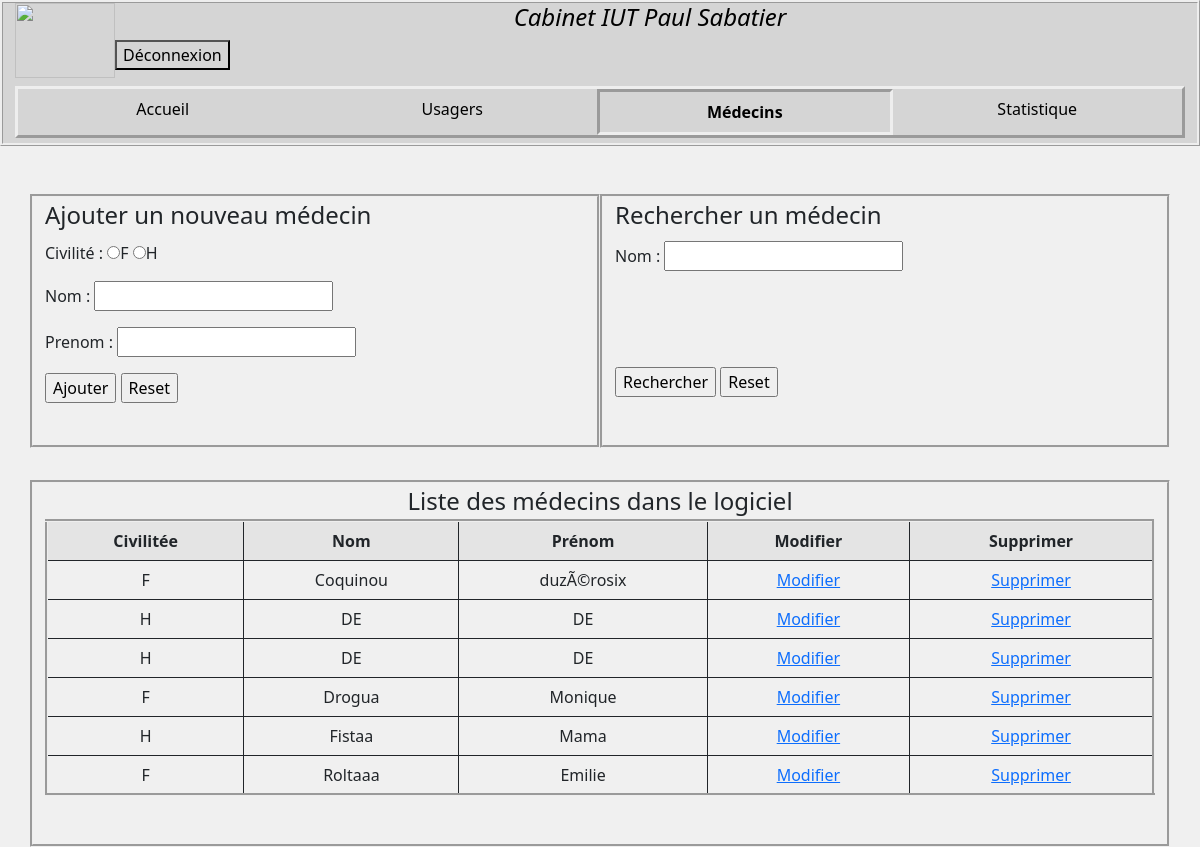
Screenshot of /pages/medecin.php (signed in) with the database file from the repository.
### tables this page shows
CREATE TABLE IF NOT EXISTS `medecin` (
  `id_medecin` int(11) NOT NULL AUTO_INCREMENT,
  `civilite` char(1) NOT NULL,
  `nom` varchar(250) NOT NULL,
  `prenom` varchar(250) NOT NULL,
  PRIMARY KEY (`id_medecin`)
);

### pages/medecin.php (the view, shortened to what this page needs)
<?php
if (isset($_SESSION['login'])) {
?>
    <html>
    <head>
        <link href="../css/bootstrap.min.css" rel="stylesheet">
        <link href="../css/monStyle.css" rel="stylesheet">
    </head>
    <body>
        <?php
        require_once('fonction.php');
        ?>
        <div class="container">
            <div class="row">
                <div class="col-sm-6 bordure">
                    <form action="ajouter_medecin.php" method="post">
                        <fieldset>
                            <legend>Ajouter un nouveau médecin</legend>
                            <p>Civilité : <input type="radio" name="genre" value="F" required>F
                                <input type="radio" name="genre" value="H" required>H
                            </p>
                            <p>Nom : <input type="text" name="nom" required /></p>
                            <p>Prenom : <input type="text" name="prenom" required /></p>
                            <input type="submit" value="Ajouter">
                            <input type="reset">
                        </fieldset>
                    </form>
                </div>
                <div class="col-sm-6 bordure">
                    <form action="medecin_rech.php" method="post">
                        <fieldset>
                            <legend>Rechercher un médecin</legend>
                            <p>Nom : <input type="text" name="nomr" required /></p>
                            <p style="padding-top: 5em;">
                            <input type="submit" value="Rechercher">
                            <input type="reset">
                            </p>
                        </fieldset>
                    </form>
                </div>
                <div class="col-sm-12 bordure">
                    <?php
                    $linkpdo = connection();
                    $req = $linkpdo->prepare("SELECT * FROM medecin ORDER BY nom ASC");
                    $req->execute();
                    if ($req) {
                        echo "<legend class=\"text-center\">Liste des médecins dans le logiciel<legend>\n";
                        $nbUtilisateur = $req->rowCount();
                        if ($nbUtilisateur > 0) {
                            echo "<table class=\"table table-bordered table-striped text-center\">\n";
                            echo "<tr>\n";
                            echo "<td><strong>Civilitée</strong></td>\n";
                            echo "<td><strong>Nom</strong></td>\n";
                            echo "<td><strong>Prénom</strong></td>\n";
                            echo "<td><strong>Modifier</strong></td>\n";
                            echo "<td><strong>Supprimer</strong></td>\n";
                            echo "</tr>\n";
                            while ($utilisateur = $req->fetch()) {
                                echo "<tr>\n";
                                echo "<td>" . $utilisateur["civilite"] . "</td>\n";
                                echo "<td>" . $utilisateur["nom"] . "</td>\n";
                                echo "<td>" . $utilisateur["prenom"] . "</td>\n";
                                echo "<td><a href='medecin_form_modif.php?id=" . $utilisateur["id_medecin"] . "'>Modifier </a></td>\n";
                                echo "<td><a onClick=\"javascript: return confirm('Voulez-vous vraiment supprimer le médecin ?');\" href='supp_medecin.php?id=" . $utilisateur["id_medecin"] . "'>Supprimer</a></td><tr>";
                                echo "</tr>\n";
                            }
                            echo "</table>\n";
                        } else {
                            echo "Aucun médecin inscrit";
                        }
                    } else {
                        echo "Requête non fonctionnel";
                    }
                    ?>
    </body>
    </html>
<?php } ?>

### css/monStyle.css (style rules this page uses)
html, body { background-color: #f0f0f0; height: 100%; }
.bordure { border: groove; padding-bottom: 1em; margin-top: 2em; }
.table { border: groove; }

### rows the page displays
medecin: civilite "F", nom "Coquinou", prenom "duzÃ©rosix"
medecin: civilite "H", nom "DE", prenom "DE"
medecin: civilite "H", nom "DE", prenom "DE"
medecin: civilite "F", nom "Drogua", prenom "Monique"
medecin: civilite "H", nom "Fistaa", prenom "Mama"
medecin: civilite "F", nom "Roltaaa", prenom "Emilie"
